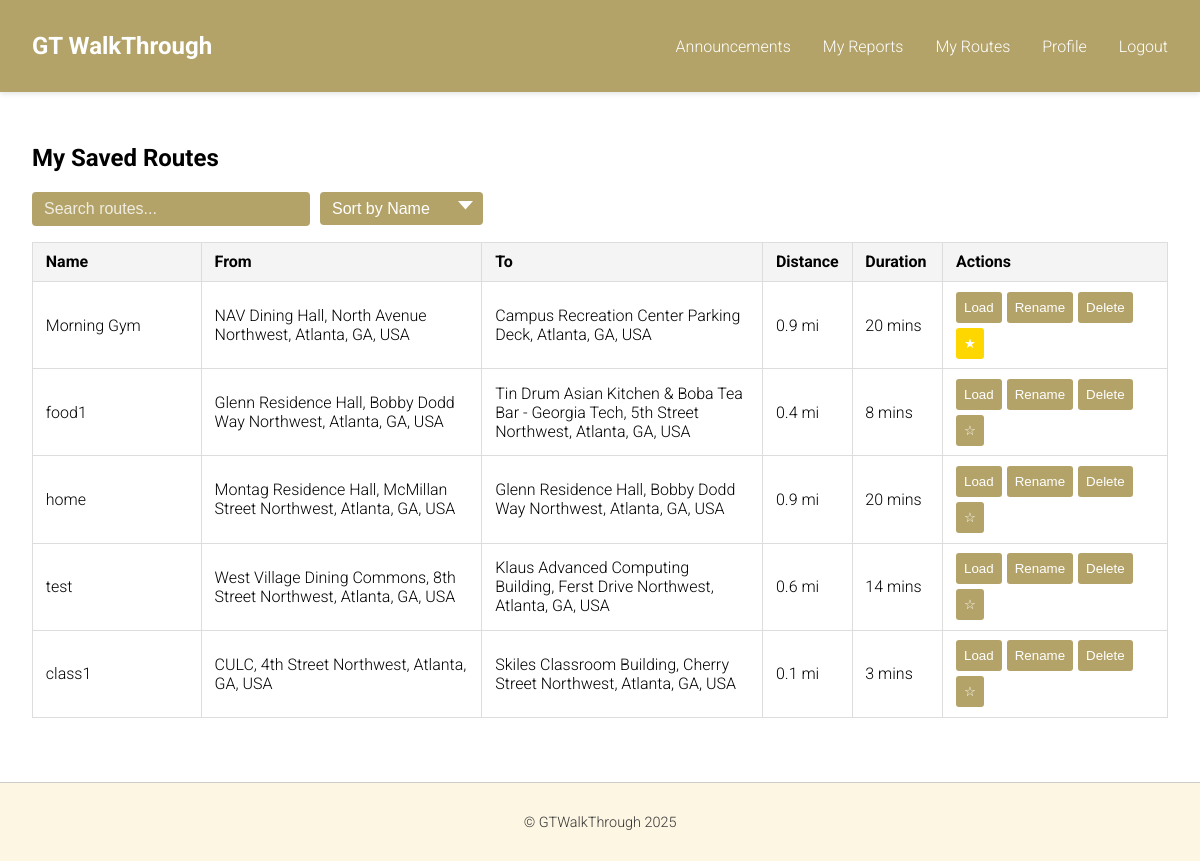
/my_routes/ (signed in), run on the app's committed database.
### gtwt_app/models.py (models this page shows, shortened)
class SavedRoute(models.Model):
    user          = models.ForeignKey(User, on_delete=models.CASCADE, related_name='saved_routes')
    name          = models.CharField(max_length=100)
    origin        = models.CharField(max_length=255)
    destination   = models.CharField(max_length=255)
    travel_mode   = models.CharField(max_length=20)
    steps         = models.JSONField()
    distance_text = models.CharField(max_length=50)
    duration_text = models.CharField(max_length=50)
    created_at    = models.DateTimeField(auto_now_add=True)
    is_favorite = models.BooleanField(default=False)

### gtwt_app/views.py (the view)
# urls.py: path('my_routes/', views.my_routes, name='my_routes'),
@login_required
def my_routes(request):
    routes = SavedRoute.objects.filter(user=request.user).order_by('-is_favorite', '-created_at')
    for r in routes:
        if r.steps:
            r.steps_json = json.dumps(r.steps, cls=DjangoJSONEncoder).replace('"', '&quot;')
        else:
            r.steps_json = "[]" #fallback
    return render(request, 'my_routes.html', {'routes': routes})

### gtwt_app/templates/my_routes.html (shortened to what this page needs)
{% extends "base.html" %}
{% load static %}
 {% block content %}
<h2>My Saved Routes</h2>
{% if routes %}
<div class="search-sort-container">
  <input type="text" id="searchInput" placeholder="Search routes..." />
  <select id="sortSelect">
    <option value="name">Sort by Name</option>
  </select>
</div>
<table class="route-table" id="routesTable">
  <thead>
    <tr>
      <th style="width: 15%">Name</th>
      <th style="width: 25%">From</th>
      <th style="width: 25%">To</th>
      <th style="width: 7%">Distance</th>
      <th style="width: 8%">Duration</th>
      <th style="width: 20%">Actions</th>
    </tr>
  </thead>
  <tbody>
    {% for r in routes %}
    <tr data-route-id="{{ r.id }}">
      <td>
        <span class="route-name">{{ r.name }}</span>
      </td>
      <td>{{ r.origin }}</td>
      <td>{{ r.destination }}</td>
      <td class="distance">{{ r.distance_text }}</td>
      <td class="duration">{{ r.duration_text }}</td>
      <td>
        <div
          style="
            display: flex;
            flex-direction: row;
            gap: 5px;
            flex-wrap: wrap;
            align-items: center;
          "
        >
          <button
            class="route-btn load-route-btn"
            data-steps="{{ r.steps_json|safe }}"
          >
            Load
          </button>
          <button class="route-btn rename-btn">Rename</button>
          <button class="route-btn delete-route-btn">Delete</button>
          <button
            class="route-btn favorite-route-btn"
            data-favorite="{{ r.is_favorite|yesno:'true,false' }}"
            style="background-color: {% if r.is_favorite %}#FFD700{% else %}#B3A369{% endif %};"
          >
            {% if r.is_favorite %}★{% else %}☆{% endif %}
          </button>
        </div>
      </td>
    </tr>
    {% endfor %}
  </tbody>
</table>
{% else %}
<p>You haven’t saved any routes yet.</p>
{% endif %} {% endblock %}

### gtwt_app/static/css/style.css (style rules this page uses)
.route-table { width: 100%; border-collapse: collapse; margin-top: 1rem; }
.route-table th, .route-table td { border: 1px solid #ddd; padding: 0.6rem 0.8rem; text-align: left; }
.route-table th { background-color: #f4f4f4; }
.load-route-btn { background-color: #b3a369; border: none; color: white; padding: 0.4rem 0.8rem; border-radius: 4px; cursor: pointer; }

### gtwt_app/templates/base.html (style rules this page uses)
:root { --clr-GT-blue: #162639; --clr-GT-gold: #b3a369; }
body { font-family: "Roboto", sans-serif; font-weight: 300; }
html, body { height: 100%; margin: 0; display: flex; flex-direction: column; }

### gtwt_app/templates/my_routes.html (style rules this page uses)
.route-btn { background-color: #b3a369; border: 0px solid; color: white; padding: 8px; border-radius: 3px; }
.search-sort-container { display: flex; gap: 10px; margin-bottom: 1rem; align-items: center; justify-content: flex-start; }
#searchInput, #sortSelect { padding: 8px 12px; border: none; border-radius: 4px; background-color: #b3a369; color: white; font-size: 1rem; }
#searchInput { flex: none; min-width: 254px; }
#sortSelect { padding: 8px 12px; border: none; border-radius: 4px; background-color: #b3a369; color: white; font-size: 1rem; width: 163px; appearance: none; background-repeat: no-repeat; background-position: right 10px center; background-size: 15px; cursor: pointer; }
#searchInput::placeholder { color: white; opacity: 0.8; }

### data on the page
SavedRoute: name "Morning Gym", origin "NAV Dining Hall, North Avenue Northwest, Atlanta, GA, USA", destination "Campus Recreation Center Parking Deck, Atlanta, GA, USA", distance_text "0.9 mi", duration_text "20 mins"
SavedRoute: name "food1", origin "Glenn Residence Hall, Bobby Dodd Way Northwest, Atlanta, GA, USA", destination "Tin Drum Asian Kitchen & Boba Tea Bar - Georgia Tech, 5th Street Northwest, Atlanta, GA, USA", distance_text "0.4 mi", duration_text "8 mins"
SavedRoute: name "home", origin "Montag Residence Hall, McMillan Street Northwest, Atlanta, GA, USA", destination "Glenn Residence Hall, Bobby Dodd Way Northwest, Atlanta, GA, USA", distance_text "0.9 mi", duration_text "20 mins"
SavedRoute: name "test", origin "West Village Dining Commons, 8th Street Northwest, Atlanta, GA, USA", destination "Klaus Advanced Computing Building, Ferst Drive Northwest, Atlanta, GA, USA", distance_text "0.6 mi", duration_text "14 mins"
SavedRoute: name "class1", origin "CULC, 4th Street Northwest, Atlanta, GA, USA", destination "Skiles Classroom Building, Cherry Street Northwest, Atlanta, GA, USA", distance_text "0.1 mi", duration_text "3 mins"
